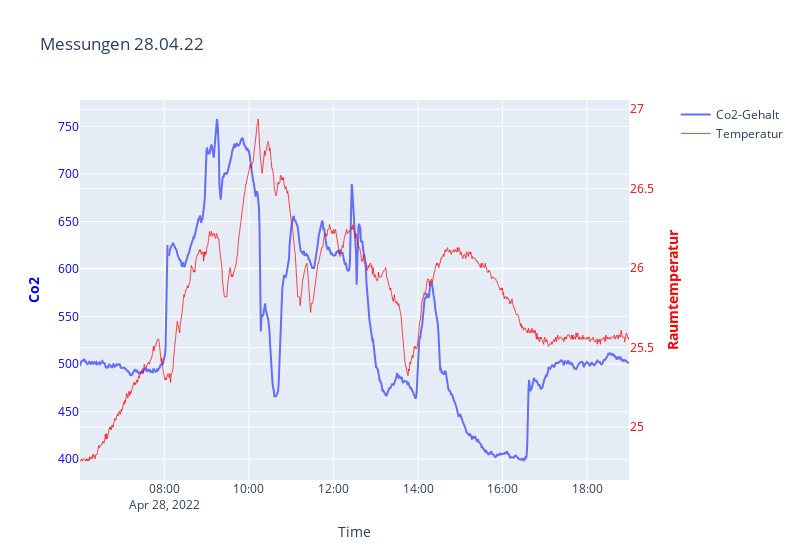

The notebook cell this image was saved under:
### Code cell
#df Erstellen vom 28.04.2022 06:00 - 19:00 Uhr
mask = (df.index > pd.to_datetime("28042022 06:00:00", format="%d%m%Y %H:%M:%S").tz_localize("UTC")) & \
        (df.index < pd.to_datetime("28042022 18:59:59", format="%d%m%Y %H:%M:%S").tz_localize("UTC"))

fig = make_subplots(specs=[[{"secondary_y": True}]])
df2804 = df.loc[mask]
Time = df2804.index.values

#Plot
fig.add_trace(
    go.Line(x= Time, y = df2804['device3co2'], name='Co2-Gehalt')
)

fig.add_trace(
    go.Line(x=Time, y=df2804['device3temp'] , name="Temperatur", line=dict(color="red", width = 0.7)),
    secondary_y=True, 
)

# Add figure title
fig.update_layout(
    title_text="Tageswerte 28.04."
)

# Set x-axis title
fig.update_xaxes(title_text="Time")

# Set y-axes titles
fig.update_yaxes(title_text="<b>Co2</b>", secondary_y=False, color = 'blue')
fig.update_yaxes(title_text="<b>Raumtemperatur</b>", secondary_y=True, color = 'red')

fig.update_layout(
    title_text="Messungen 28.04.22",
    width = 800
)

fig.show()

### Figure 1 — Plotly figure (JSON) as saved in the notebook; plotly's stock layout.template omitted (floating-point values rounded to 4 significant figures; data arrays with more than 128 entries replaced by an {"elided": "..."} marker saying what was removed)
{"data": [{"name": "Co2-Gehalt", "type": "scatter", "x": {"elided": "898 str values"}, "y": {"elided": "898 float values"}}, {"line": {"color": "red", "width": 0.7}, "name": "Temperatur", "type": "scatter", "x": {"elided": "898 str values"}, "xaxis": "x", "y": {"elided": "898 float values"}, "yaxis": "y2"}], "layout": {"title": {"text": "Messungen 28.04.22"}, "width": 800, "xaxis": {"anchor": "y", "domain": [0, 0.94], "title": {"text": "Time"}}, "yaxis": {"anchor": "x", "color": "blue", "domain": [0, 1], "title": {"text": "<b>Co2</b>"}}, "yaxis2": {"anchor": "x", "color": "red", "overlaying": "y", "side": "right", "title": {"text": "<b>Raumtemperatur</b>"}}}}
